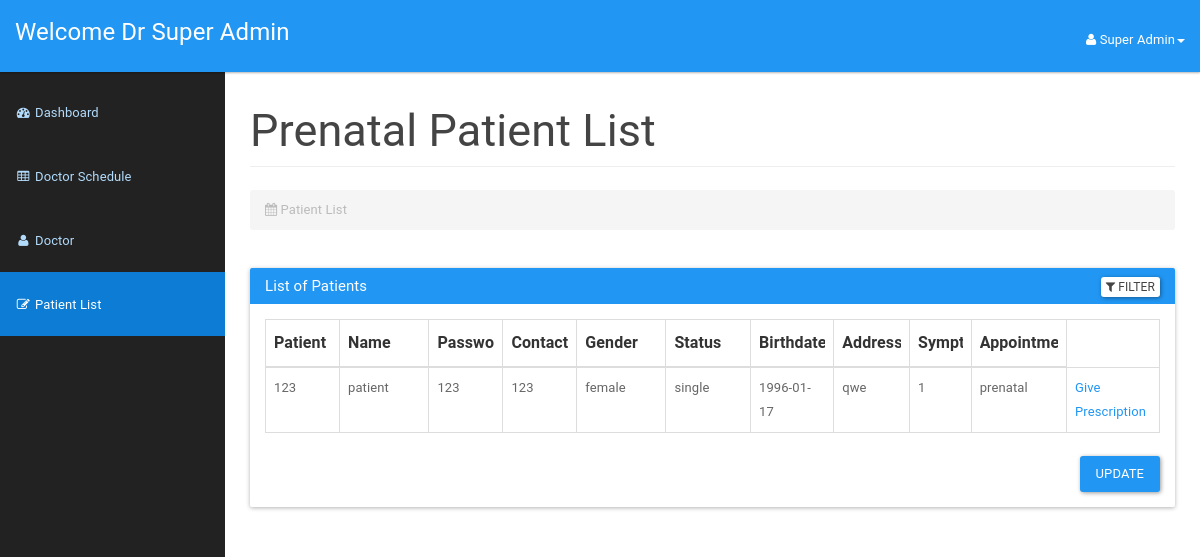
Before: /doctor/prenatal_patient_list.php (signed in) with the older database file.
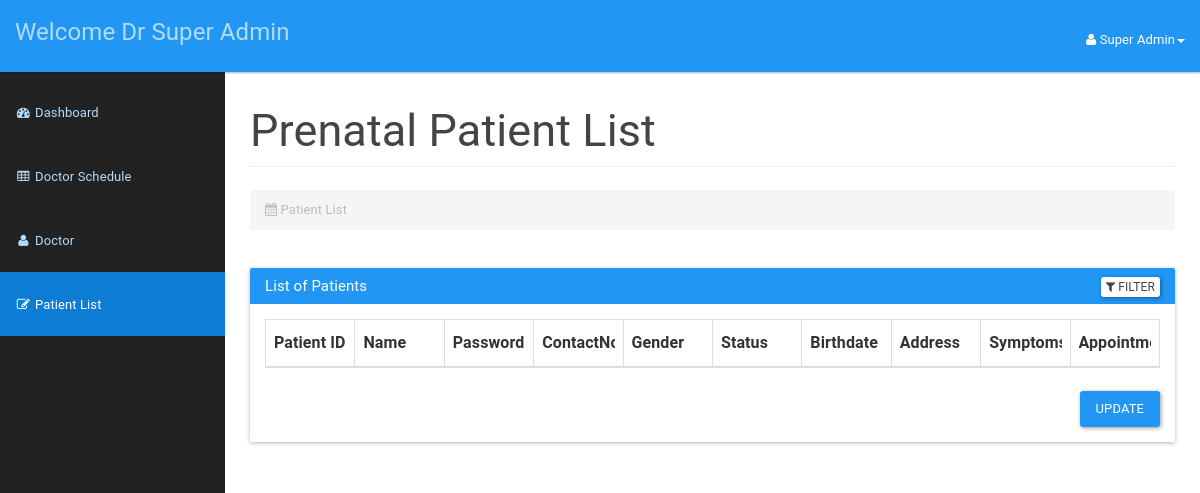
After: the same page with the newer database file.
### tables this page shows
CREATE TABLE `doctor` (
  `icDoctor` bigint(12) NOT NULL,
  `password` varchar(20) NOT NULL,
  `doctorId` int(3) NOT NULL,
  `doctorFirstName` varchar(50) NOT NULL,
  `doctorLastName` varchar(50) NOT NULL,
  `doctorAddress` varchar(100) NOT NULL,
  `doctorPhone` varchar(15) NOT NULL,
  `doctorEmail` varchar(20) NOT NULL,
  `doctorDOB` date NOT NULL,
  `doctorRole` varchar(255) DEFAULT NULL
);

CREATE TABLE `appointment` (
  `appId` int(3) NOT NULL,
  `philhealthId` bigint(12) NOT NULL,
  `scheduleId` int(10) NOT NULL,
  `appSymptom` varchar(100) NOT NULL,
  `appComment` varchar(100) NOT NULL,
  `status` varchar(10) NOT NULL DEFAULT 'process',
  `pregnancyWeek` varchar(255) DEFAULT NULL,
  `weight` varchar(255) DEFAULT NULL,
  `bloodPressure` varchar(20) DEFAULT NULL
);

CREATE TABLE `patient` (
  `philhealthId` bigint(12) NOT NULL,
  `password` varchar(20) NOT NULL,
  `patientFirstName` varchar(20) NOT NULL,
  `patientLastName` varchar(20) NOT NULL,
  `patientMaritialStatus` varchar(10) NOT NULL,
  `patientDOB` date NOT NULL,
  `patientGender` varchar(10) NOT NULL,
  `patientAddress` varchar(100) NOT NULL,
  `patientPhone` varchar(15) NOT NULL,
  `patientEmail` varchar(100) NOT NULL,
  `appointmentType` enum('tb','prenatal') NOT NULL DEFAULT 'tb'
);

### doctor/prenatal_patient_list.php (the view, shortened to what the changed rows need)
<?php
include_once '../assets/conn/dbconnect.php';
$usersession = $_SESSION['doctorSession'];
$res = mysqli_query($con, "SELECT * FROM doctor WHERE doctorId=" . $usersession);
$userRow = mysqli_fetch_array($res, MYSQLI_ASSOC);
?>
<!DOCTYPE html>
<html lang="en">
<head>
    <link href="assets/css/material.css" rel="stylesheet">
    <link href="assets/css/sb-admin.css" rel="stylesheet">
    <link href="assets/css/time/bootstrap-clockpicker.css" rel="stylesheet">
    <link href="assets/css/style.css" rel="stylesheet">
    <link href="assets/font-awesome/css/font-awesome.css" rel="stylesheet">
</head>
<body>
    <div id="wrapper">
        <nav class="navbar navbar-inverse navbar-fixed-top" role="navigation">
            <div class="navbar-header">
                <a class="navbar-brand" href="doctordashboard.php">Welcome Dr
                    <?php echo $userRow['doctorFirstName']; ?>
                    <?php echo $userRow['doctorLastName']; ?>
                </a>
            </div>
            <ul class="nav navbar-right top-nav">
                <li class="dropdown">
                    <a href="#" class="dropdown-toggle" data-toggle="dropdown"><i class="fa fa-user"></i>
                        <?php echo $userRow['doctorFirstName']; ?>
                        <?php echo $userRow['doctorLastName']; ?><b class="caret"></b>
                    </a>
                </li>
            </ul>
        </nav>
        <div id="page-wrapper">
            <div class="container-fluid">
                <div class="row">
                    <div class="col-lg-12">
                        <h2 class="page-header">
                            Prenatal Patient List
                        </h2>
                    </div>
                </div>
                <div class="panel panel-primary filterable">
                    <div class="panel-body">
                        <table class="table table-hover table-bordered">
                            <thead>
                                <tr class="filters">
                                    <th><input type="text" class="form-control" placeholder="Patient ID" disabled></th>
                                    <th><input type="text" class="form-control" placeholder="Name" disabled></th>
                                    <th><input type="text" class="form-control" placeholder="Password" disabled></th>
                                    <th><input type="text" class="form-control" placeholder="ContactNo." disabled></th>
                                    <th><input type="text" class="form-control" placeholder="Gender" disabled></th>
                                    <th><input type="text" class="form-control" placeholder="Status" disabled></th>
                                    <th><input type="text" class="form-control" placeholder="Birthdate" disabled></th>
                                    <th><input type="text" class="form-control" placeholder="Address" disabled></th>
                                    <th><input type="text" class="form-control" placeholder="Symptoms" disabled></th>
                                    <th><input type="text" class="form-control" placeholder="Appointment Type" disabled></th>
                                </tr>
                            </thead>
                            <?php
                            $result = mysqli_query($con, "SELECT a.*, d.appSymptom
                            FROM patient a
                            JOIN appointment d ON a.philhealthId = d.philhealthId
                            WHERE a.appointmentType = 'prenatal'
                            ORDER BY d.appId DESC");
                            while ($patientRow = mysqli_fetch_array($result)) {
                                echo "<tbody>";
                                echo "<tr>";
                                echo "<td>" . $patientRow['philhealthId'] . "</td>";
                                echo "<td>" . $patientRow['patientLastName'] . "</td>";
                                echo "<td>" . $patientRow['password'] . "</td>";
                                echo "<td>" . $patientRow['patientPhone'] . "</td>";
                                echo "<td>" . $patientRow['patientGender'] . "</td>";
                                echo "<td>" . $patientRow['patientMaritialStatus'] . "</td>";
                                echo "<td>" . $patientRow['patientDOB'] . "</td>";
                                echo "<td>" . $patientRow['patientAddress'] . "</td>";
                                echo "<td>" . $patientRow['appSymptom'] . "</td>";
                                echo "<td>" . $patientRow['appointmentType'] . "</td>";
                                if ($patientRow['appointmentType'] == 'prenatal') {
                                    echo "<td class=''><a href='prenatalPrescription.php?philhealthId=" . $patientRow['philhealthId'] . "' class='prescription-btn'>Give Prescription</a></td>";
                                } else if ($patientRow['appointmentType'] == 'tb') {
                                    echo "<td class=''><a href='tbPrescription.php?philhealthId=" . $patientRow['philhealthId'] . "' class='prescription-btn'>Give Prescription</a></td>";
                                }
                            }
                            echo "</tr>";
                            echo "</tbody>";
                            echo "</table>";
                            ?>
                    </div>
                </div>
            </div>
        </div>
</body>
</html>

Changed rows visible on the page:
removed appointment: philhealthId.philhealthId "123", philhealthId.patientLastName "patient", philhealthId.password "123", philhealthId.patientPhone "123", philhealthId.patientGender "female", philhealthId.patientMaritialStatus "single", philhealthId.patientDOB "1996-01-17", philhealthId.patientAddress "qwe", appSymptom "1", philhealthId.appointmentType "prenatal"
